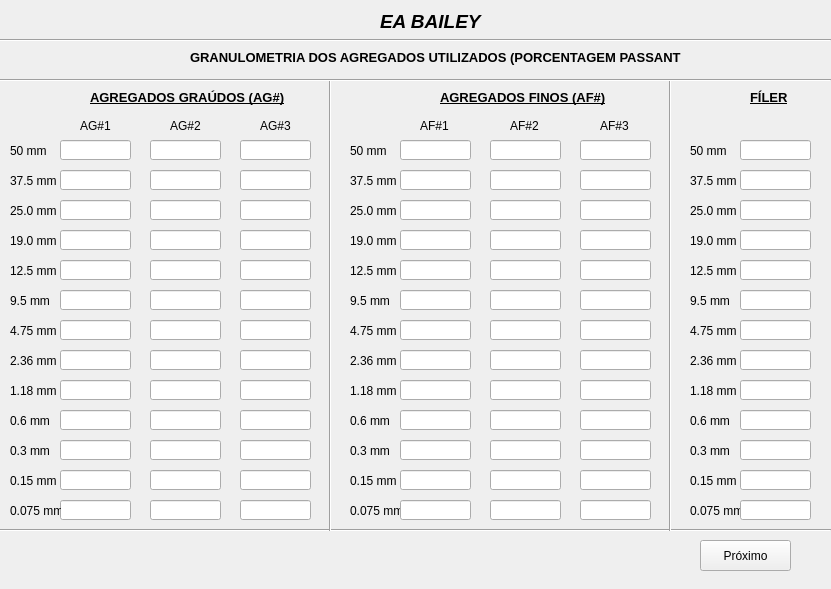
<?xml version="1.0" encoding="UTF-8"?>
<ui version="4.0">
 <class>MainWindow</class>
 <widget class="QMainWindow" name="MainWindow">
  <property name="geometry">
   <rect>
    <x>0</x>
    <y>0</y>
    <width>831</width>
    <height>589</height>
   </rect>
  </property>
  <property name="windowTitle">
   <string>Janela 01</string>
  </property>
  <widget class="QWidget" name="centralwidget">
   <widget class="QLineEdit" name="Pen_50AG1">
    <property name="geometry">
     <rect>
      <x>60</x>
      <y>140</y>
      <width>71</width>
      <height>20</height>
     </rect>
    </property>
   </widget>
   <widget class="QLineEdit" name="Pen_12AG1">
    <property name="geometry">
     <rect>
      <x>60</x>
      <y>260</y>
      <width>71</width>
      <height>20</height>
     </rect>
    </property>
   </widget>
   <widget class="QLabel" name="label_39">
    <property name="geometry">
     <rect>
      <x>10</x>
      <y>410</y>
      <width>51</width>
      <height>21</height>
     </rect>
    </property>
    <property name="text">
     <string>0.6 mm</string>
    </property>
   </widget>
   <widget class="QLabel" name="label_41">
    <property name="geometry">
     <rect>
      <x>10</x>
      <y>320</y>
      <width>51</width>
      <height>21</height>
     </rect>
    </property>
    <property name="text">
     <string>4.75 mm</string>
    </property>
   </widget>
   <widget class="QLineEdit" name="Pen_4AG1">
    <property name="geometry">
     <rect>
      <x>60</x>
      <y>320</y>
      <width>71</width>
      <height>20</height>
     </rect>
    </property>
   </widget>
   <widget class="QLabel" name="label_40">
    <property name="geometry">
     <rect>
      <x>10</x>
      <y>470</y>
      <width>51</width>
      <height>21</height>
     </rect>
    </property>
    <property name="text">
     <string>0.15 mm</string>
    </property>
   </widget>
   <widget class="QLineEdit" name="Pen_015AG1">
    <property name="geometry">
     <rect>
      <x>60</x>
      <y>470</y>
      <width>71</width>
      <height>20</height>
     </rect>
    </property>
   </widget>
   <widget class="QLineEdit" name="Pen_1AG1">
    <property name="geometry">
     <rect>
      <x>60</x>
      <y>380</y>
      <width>71</width>
      <height>20</height>
     </rect>
    </property>
   </widget>
   <widget class="QLineEdit" name="Pen_2AG1">
    <property name="geometry">
     <rect>
      <x>60</x>
      <y>350</y>
      <width>71</width>
      <height>20</height>
     </rect>
    </property>
   </widget>
   <widget class="QLineEdit" name="Pen_9AG1">
    <property name="geometry">
     <rect>
      <x>60</x>
      <y>290</y>
      <width>71</width>
      <height>20</height>
     </rect>
    </property>
   </widget>
   <widget class="QLabel" name="label_36">
    <property name="geometry">
     <rect>
      <x>10</x>
      <y>170</y>
      <width>61</width>
      <height>21</height>
     </rect>
    </property>
    <property name="text">
     <string>37.5 mm</string>
    </property>
   </widget>
   <widget class="QLabel" name="label_30">
    <property name="geometry">
     <rect>
      <x>10</x>
      <y>140</y>
      <width>51</width>
      <height>21</height>
     </rect>
    </property>
    <property name="text">
     <string>50 mm</string>
    </property>
   </widget>
   <widget class="QLabel" name="label_35">
    <property name="geometry">
     <rect>
      <x>10</x>
      <y>260</y>
      <width>61</width>
      <height>21</height>
     </rect>
    </property>
    <property name="text">
     <string>12.5 mm</string>
    </property>
   </widget>
   <widget class="QLabel" name="label_37">
    <property name="geometry">
     <rect>
      <x>10</x>
      <y>230</y>
      <width>51</width>
      <height>21</height>
     </rect>
    </property>
    <property name="text">
     <string>19.0 mm</string>
    </property>
   </widget>
   <widget class="QLabel" name="label_44">
    <property name="geometry">
     <rect>
      <x>10</x>
      <y>380</y>
      <width>51</width>
      <height>21</height>
     </rect>
    </property>
    <property name="text">
     <string>1.18 mm</string>
    </property>
   </widget>
   <widget class="QLabel" name="label_31">
    <property name="geometry">
     <rect>
      <x>10</x>
      <y>290</y>
      <width>51</width>
      <height>21</height>
     </rect>
    </property>
    <property name="text">
     <string>9.5 mm</string>
    </property>
   </widget>
   <widget class="QLineEdit" name="Pen_37AG1">
    <property name="geometry">
     <rect>
      <x>60</x>
      <y>170</y>
      <width>71</width>
      <height>20</height>
     </rect>
    </property>
   </widget>
   <widget class="QLineEdit" name="Pen_19AG1">
    <property name="geometry">
     <rect>
      <x>60</x>
      <y>230</y>
      <width>71</width>
      <height>20</height>
     </rect>
    </property>
   </widget>
   <widget class="QLineEdit" name="Pen_25AG1">
    <property name="geometry">
     <rect>
      <x>60</x>
      <y>200</y>
      <width>71</width>
      <height>20</height>
     </rect>
    </property>
   </widget>
   <widget class="QLabel" name="label_43">
    <property name="geometry">
     <rect>
      <x>10</x>
      <y>440</y>
      <width>61</width>
      <height>21</height>
     </rect>
    </property>
    <property name="text">
     <string>0.3 mm</string>
    </property>
   </widget>
   <widget class="QLabel" name="label_38">
    <property name="geometry">
     <rect>
      <x>10</x>
      <y>200</y>
      <width>51</width>
      <height>21</height>
     </rect>
    </property>
    <property name="text">
     <string>25.0 mm</string>
    </property>
   </widget>
   <widget class="QLineEdit" name="Pen_0075AG1">
    <property name="geometry">
     <rect>
      <x>60</x>
      <y>500</y>
      <width>71</width>
      <height>20</height>
     </rect>
    </property>
   </widget>
   <widget class="QLabel" name="label_45">
    <property name="geometry">
     <rect>
      <x>10</x>
      <y>500</y>
      <width>51</width>
      <height>21</height>
     </rect>
    </property>
    <property name="text">
     <string>0.075 mm</string>
    </property>
   </widget>
   <widget class="QLineEdit" name="Pen_03AG1">
    <property name="geometry">
     <rect>
      <x>60</x>
      <y>440</y>
      <width>71</width>
      <height>20</height>
     </rect>
    </property>
   </widget>
   <widget class="QLabel" name="label_42">
    <property name="geometry">
     <rect>
      <x>10</x>
      <y>350</y>
      <width>61</width>
      <height>21</height>
     </rect>
    </property>
    <property name="text">
     <string>2.36 mm</string>
    </property>
   </widget>
   <widget class="QLineEdit" name="Pen_06AG1">
    <property name="geometry">
     <rect>
      <x>60</x>
      <y>410</y>
      <width>71</width>
      <height>20</height>
     </rect>
    </property>
   </widget>
   <widget class="QLabel" name="label_69">
    <property name="geometry">
     <rect>
      <x>80</x>
      <y>110</y>
      <width>31</width>
      <height>31</height>
     </rect>
    </property>
    <property name="text">
     <string>AG#1</string>
    </property>
   </widget>
   <widget class="QLabel" name="label_70">
    <property name="geometry">
     <rect>
      <x>170</x>
      <y>110</y>
      <width>31</width>
      <height>31</height>
     </rect>
    </property>
    <property name="text">
     <string>AG#2</string>
    </property>
   </widget>
   <widget class="QLabel" name="label_71">
    <property name="geometry">
     <rect>
      <x>260</x>
      <y>110</y>
      <width>31</width>
      <height>31</height>
     </rect>
    </property>
    <property name="text">
     <string>AG#3</string>
    </property>
   </widget>
   <widget class="QLabel" name="label_32">
    <property name="geometry">
     <rect>
      <x>350</x>
      <y>140</y>
      <width>51</width>
      <height>21</height>
     </rect>
    </property>
    <property name="text">
     <string>50 mm</string>
    </property>
   </widget>
   <widget class="QLabel" name="label_46">
    <property name="geometry">
     <rect>
      <x>350</x>
      <y>230</y>
      <width>51</width>
      <height>21</height>
     </rect>
    </property>
    <property name="text">
     <string>19.0 mm</string>
    </property>
   </widget>
   <widget class="QLabel" name="label_47">
    <property name="geometry">
     <rect>
      <x>350</x>
      <y>200</y>
      <width>51</width>
      <height>21</height>
     </rect>
    </property>
    <property name="text">
     <string>25.0 mm</string>
    </property>
   </widget>
   <widget class="QLabel" name="label_48">
    <property name="geometry">
     <rect>
      <x>350</x>
      <y>350</y>
      <width>61</width>
      <height>21</height>
     </rect>
    </property>
    <property name="text">
     <string>2.36 mm</string>
    </property>
   </widget>
   <widget class="QLabel" name="label_49">
    <property name="geometry">
     <rect>
      <x>350</x>
      <y>170</y>
      <width>61</width>
      <height>21</height>
     </rect>
    </property>
    <property name="text">
     <string>37.5 mm</string>
    </property>
   </widget>
   <widget class="QLabel" name="label_50">
    <property name="geometry">
     <rect>
      <x>350</x>
      <y>500</y>
      <width>51</width>
      <height>21</height>
     </rect>
    </property>
    <property name="text">
     <string>0.075 mm</string>
    </property>
   </widget>
   <widget class="QLabel" name="label_51">
    <property name="geometry">
     <rect>
      <x>350</x>
      <y>470</y>
      <width>51</width>
      <height>21</height>
     </rect>
    </property>
    <property name="text">
     <string>0.15 mm</string>
    </property>
   </widget>
   <widget class="QLabel" name="label_72">
    <property name="geometry">
     <rect>
      <x>600</x>
      <y>110</y>
      <width>31</width>
      <height>31</height>
     </rect>
    </property>
    <property name="text">
     <string>AF#3</string>
    </property>
   </widget>
   <widget class="QLabel" name="label_52">
    <property name="geometry">
     <rect>
      <x>350</x>
      <y>260</y>
      <width>61</width>
      <height>21</height>
     </rect>
    </property>
    <property name="text">
     <string>12.5 mm</string>
    </property>
   </widget>
   <widget class="QLabel" name="label_53">
    <property name="geometry">
     <rect>
      <x>350</x>
      <y>380</y>
      <width>51</width>
      <height>21</height>
     </rect>
    </property>
    <property name="text">
     <string>1.18 mm</string>
    </property>
   </widget>
   <widget class="QLabel" name="label_54">
    <property name="geometry">
     <rect>
      <x>350</x>
      <y>410</y>
      <width>51</width>
      <height>21</height>
     </rect>
    </property>
    <property name="text">
     <string>0.6 mm</string>
    </property>
   </widget>
   <widget class="QLabel" name="label_73">
    <property name="geometry">
     <rect>
      <x>420</x>
      <y>110</y>
      <width>31</width>
      <height>31</height>
     </rect>
    </property>
    <property name="text">
     <string>AF#1</string>
    </property>
   </widget>
   <widget class="QLabel" name="label_74">
    <property name="geometry">
     <rect>
      <x>510</x>
      <y>110</y>
      <width>31</width>
      <height>31</height>
     </rect>
    </property>
    <property name="text">
     <string>AF#2</string>
    </property>
   </widget>
   <widget class="QLabel" name="label_55">
    <property name="geometry">
     <rect>
      <x>350</x>
      <y>320</y>
      <width>51</width>
      <height>21</height>
     </rect>
    </property>
    <property name="text">
     <string>4.75 mm</string>
    </property>
   </widget>
   <widget class="QLabel" name="label_33">
    <property name="geometry">
     <rect>
      <x>350</x>
      <y>290</y>
      <width>51</width>
      <height>21</height>
     </rect>
    </property>
    <property name="text">
     <string>9.5 mm</string>
    </property>
   </widget>
   <widget class="QLabel" name="label_56">
    <property name="geometry">
     <rect>
      <x>350</x>
      <y>440</y>
      <width>61</width>
      <height>21</height>
     </rect>
    </property>
    <property name="text">
     <string>0.3 mm</string>
    </property>
   </widget>
   <widget class="QLabel" name="label_57">
    <property name="geometry">
     <rect>
      <x>690</x>
      <y>410</y>
      <width>51</width>
      <height>21</height>
     </rect>
    </property>
    <property name="text">
     <string>0.6 mm</string>
    </property>
   </widget>
   <widget class="QLabel" name="label_58">
    <property name="geometry">
     <rect>
      <x>690</x>
      <y>380</y>
      <width>51</width>
      <height>21</height>
     </rect>
    </property>
    <property name="text">
     <string>1.18 mm</string>
    </property>
   </widget>
   <widget class="QLabel" name="label_34">
    <property name="geometry">
     <rect>
      <x>690</x>
      <y>140</y>
      <width>51</width>
      <height>21</height>
     </rect>
    </property>
    <property name="text">
     <string>50 mm</string>
    </property>
   </widget>
   <widget class="QLabel" name="label_59">
    <property name="geometry">
     <rect>
      <x>690</x>
      <y>290</y>
      <width>51</width>
      <height>21</height>
     </rect>
    </property>
    <property name="text">
     <string>9.5 mm</string>
    </property>
   </widget>
   <widget class="QLabel" name="label_60">
    <property name="geometry">
     <rect>
      <x>690</x>
      <y>200</y>
      <width>51</width>
      <height>21</height>
     </rect>
    </property>
    <property name="text">
     <string>25.0 mm</string>
    </property>
   </widget>
   <widget class="QLabel" name="label_61">
    <property name="geometry">
     <rect>
      <x>690</x>
      <y>320</y>
      <width>51</width>
      <height>21</height>
     </rect>
    </property>
    <property name="text">
     <string>4.75 mm</string>
    </property>
   </widget>
   <widget class="QLabel" name="label_62">
    <property name="geometry">
     <rect>
      <x>690</x>
      <y>350</y>
      <width>61</width>
      <height>21</height>
     </rect>
    </property>
    <property name="text">
     <string>2.36 mm</string>
    </property>
   </widget>
   <widget class="QLabel" name="label_63">
    <property name="geometry">
     <rect>
      <x>690</x>
      <y>170</y>
      <width>61</width>
      <height>21</height>
     </rect>
    </property>
    <property name="text">
     <string>37.5 mm</string>
    </property>
   </widget>
   <widget class="QLabel" name="label_64">
    <property name="geometry">
     <rect>
      <x>690</x>
      <y>470</y>
      <width>51</width>
      <height>21</height>
     </rect>
    </property>
    <property name="text">
     <string>0.15 mm</string>
    </property>
   </widget>
   <widget class="QLabel" name="label_65">
    <property name="geometry">
     <rect>
      <x>690</x>
      <y>500</y>
      <width>51</width>
      <height>21</height>
     </rect>
    </property>
    <property name="text">
     <string>0.075 mm</string>
    </property>
   </widget>
   <widget class="QLabel" name="label_66">
    <property name="geometry">
     <rect>
      <x>690</x>
      <y>230</y>
      <width>51</width>
      <height>21</height>
     </rect>
    </property>
    <property name="text">
     <string>19.0 mm</string>
    </property>
   </widget>
   <widget class="QLabel" name="label_67">
    <property name="geometry">
     <rect>
      <x>690</x>
      <y>260</y>
      <width>61</width>
      <height>21</height>
     </rect>
    </property>
    <property name="text">
     <string>12.5 mm</string>
    </property>
   </widget>
   <widget class="QLabel" name="label_68">
    <property name="geometry">
     <rect>
      <x>690</x>
      <y>440</y>
      <width>61</width>
      <height>21</height>
     </rect>
    </property>
    <property name="text">
     <string>0.3 mm</string>
    </property>
   </widget>
   <widget class="QLabel" name="label_26">
    <property name="geometry">
     <rect>
      <x>380</x>
      <y>10</y>
      <width>111</width>
      <height>21</height>
     </rect>
    </property>
    <property name="frameShadow">
     <enum>QFrame::Plain</enum>
    </property>
    <property name="text">
     <string>&lt;html&gt;&lt;head/&gt;&lt;body&gt;&lt;p&gt;&lt;span style=&quot; font-size:14pt; font-weight:600; font-style:italic;&quot;&gt;EA BAILEY&lt;/span&gt;&lt;/p&gt;&lt;/body&gt;&lt;/html&gt;</string>
    </property>
   </widget>
   <widget class="QLabel" name="label">
    <property name="geometry">
     <rect>
      <x>190</x>
      <y>50</y>
      <width>491</width>
      <height>16</height>
     </rect>
    </property>
    <property name="text">
     <string>&lt;html&gt;&lt;head/&gt;&lt;body&gt;&lt;p&gt;&lt;span style=&quot; font-size:10pt; font-weight:600;&quot;&gt;GRANULOMETRIA DOS AGREGADOS UTILIZADOS (PORCENTAGEM PASSANTE)&lt;/span&gt;&lt;/p&gt;&lt;/body&gt;&lt;/html&gt;</string>
    </property>
   </widget>
   <widget class="QLabel" name="label_2">
    <property name="geometry">
     <rect>
      <x>90</x>
      <y>90</y>
      <width>201</width>
      <height>16</height>
     </rect>
    </property>
    <property name="text">
     <string>&lt;html&gt;&lt;head/&gt;&lt;body&gt;&lt;p&gt;&lt;span style=&quot; font-size:10pt; font-weight:600; text-decoration: underline;&quot;&gt;AGREGADOS GRAÚDOS (AG#)&lt;/span&gt;&lt;/p&gt;&lt;/body&gt;&lt;/html&gt;</string>
    </property>
   </widget>
   <widget class="QLabel" name="label_3">
    <property name="geometry">
     <rect>
      <x>440</x>
      <y>90</y>
      <width>191</width>
      <height>16</height>
     </rect>
    </property>
    <property name="text">
     <string>&lt;html&gt;&lt;head/&gt;&lt;body&gt;&lt;p&gt;&lt;span style=&quot; font-size:10pt; font-weight:600; text-decoration: underline;&quot;&gt;AGREGADOS FINOS (AF#)&lt;/span&gt;&lt;/p&gt;&lt;/body&gt;&lt;/html&gt;</string>
    </property>
   </widget>
   <widget class="QLabel" name="label_4">
    <property name="geometry">
     <rect>
      <x>750</x>
      <y>90</y>
      <width>41</width>
      <height>16</height>
     </rect>
    </property>
    <property name="text">
     <string>&lt;html&gt;&lt;head/&gt;&lt;body&gt;&lt;p&gt;&lt;span style=&quot; font-size:10pt; font-weight:600; text-decoration: underline;&quot;&gt;FÍLER&lt;/span&gt;&lt;/p&gt;&lt;/body&gt;&lt;/html&gt;</string>
    </property>
   </widget>
   <widget class="QLineEdit" name="Pen_50AG2">
    <property name="geometry">
     <rect>
      <x>150</x>
      <y>140</y>
      <width>71</width>
      <height>20</height>
     </rect>
    </property>
   </widget>
   <widget class="QLineEdit" name="Pen_03AG2">
    <property name="geometry">
     <rect>
      <x>150</x>
      <y>440</y>
      <width>71</width>
      <height>20</height>
     </rect>
    </property>
   </widget>
   <widget class="QLineEdit" name="Pen_015AG2">
    <property name="geometry">
     <rect>
      <x>150</x>
      <y>470</y>
      <width>71</width>
      <height>20</height>
     </rect>
    </property>
   </widget>
   <widget class="QLineEdit" name="Pen_12AG2">
    <property name="geometry">
     <rect>
      <x>150</x>
      <y>260</y>
      <width>71</width>
      <height>20</height>
     </rect>
    </property>
   </widget>
   <widget class="QLineEdit" name="Pen_9AG2">
    <property name="geometry">
     <rect>
      <x>150</x>
      <y>290</y>
      <width>71</width>
      <height>20</height>
     </rect>
    </property>
   </widget>
   <widget class="QLineEdit" name="Pen_2AG2">
    <property name="geometry">
     <rect>
      <x>150</x>
      <y>350</y>
      <width>71</width>
      <height>20</height>
     </rect>
    </property>
   </widget>
   <widget class="QLineEdit" name="Pen_4AG2">
    <property name="geometry">
     <rect>
      <x>150</x>
      <y>320</y>
      <width>71</width>
      <height>20</height>
     </rect>
    </property>
   </widget>
   <widget class="QLineEdit" name="Pen_37AG2">
    <property name="geometry">
     <rect>
      <x>150</x>
      <y>170</y>
      <width>71</width>
      <height>20</height>
     </rect>
    </property>
   </widget>
   <widget class="QLineEdit" name="Pen_06AG2">
    <property name="geometry">
     <rect>
      <x>150</x>
      <y>410</y>
      <width>71</width>
      <height>20</height>
     </rect>
    </property>
   </widget>
   <widget class="QLineEdit" name="Pen_0075AG2">
    <property name="geometry">
     <rect>
      <x>150</x>
      <y>500</y>
      <width>71</width>
      <height>20</height>
     </rect>
    </property>
   </widget>
   <widget class="QLineEdit" name="Pen_25AG2">
    <property name="geometry">
     <rect>
      <x>150</x>
      <y>200</y>
      <width>71</width>
      <height>20</height>
     </rect>
    </property>
   </widget>
   <widget class="QLineEdit" name="Pen_1AG2">
    <property name="geometry">
     <rect>
      <x>150</x>
      <y>380</y>
      <width>71</width>
      <height>20</height>
     </rect>
    </property>
   </widget>
   <widget class="QLineEdit" name="Pen_19AG2">
    <property name="geometry">
     <rect>
      <x>150</x>
      <y>230</y>
      <width>71</width>
      <height>20</height>
     </rect>
    </property>
   </widget>
   <widget class="QLineEdit" name="Pen_50AG3">
    <property name="geometry">
     <rect>
      <x>240</x>
      <y>140</y>
      <width>71</width>
      <height>20</height>
     </rect>
    </property>
   </widget>
   <widget class="QLineEdit" name="Pen_03AG3">
    <property name="geometry">
     <rect>
      <x>240</x>
      <y>440</y>
      <width>71</width>
      <height>20</height>
     </rect>
    </property>
   </widget>
   <widget class="QLineEdit" name="Pen_015AG3">
    <property name="geometry">
     <rect>
      <x>240</x>
      <y>470</y>
      <width>71</width>
      <height>20</height>
     </rect>
    </property>
   </widget>
   <widget class="QLineEdit" name="Pen_12AG3">
    <property name="geometry">
     <rect>
      <x>240</x>
      <y>260</y>
      <width>71</width>
      <height>20</height>
     </rect>
    </property>
   </widget>
   <widget class="QLineEdit" name="Pen_9AG3">
    <property name="geometry">
     <rect>
      <x>240</x>
      <y>290</y>
      <width>71</width>
      <height>20</height>
     </rect>
    </property>
   </widget>
   <widget class="QLineEdit" name="Pen_2AG3">
    <property name="geometry">
     <rect>
      <x>240</x>
      <y>350</y>
      <width>71</width>
      <height>20</height>
     </rect>
    </property>
   </widget>
   <widget class="QLineEdit" name="Pen_4AG3">
    <property name="geometry">
     <rect>
      <x>240</x>
      <y>320</y>
      <width>71</width>
      <height>20</height>
     </rect>
    </property>
   </widget>
   <widget class="QLineEdit" name="Pen_37AG3">
    <property name="geometry">
     <rect>
      <x>240</x>
      <y>170</y>
      <width>71</width>
      <height>20</height>
     </rect>
    </property>
   </widget>
   <widget class="QLineEdit" name="Pen_06AG3">
    <property name="geometry">
     <rect>
      <x>240</x>
      <y>410</y>
      <width>71</width>
      <height>20</height>
     </rect>
    </property>
   </widget>
   <widget class="QLineEdit" name="Pen_0075AG3">
    <property name="geometry">
     <rect>
      <x>240</x>
      <y>500</y>
      <width>71</width>
      <height>20</height>
     </rect>
    </property>
   </widget>
   <widget class="QLineEdit" name="Pen_25AG3">
    <property name="geometry">
     <rect>
      <x>240</x>
      <y>200</y>
      <width>71</width>
      <height>20</height>
     </rect>
    </property>
   </widget>
   <widget class="QLineEdit" name="Pen_1AG3">
    <property name="geometry">
     <rect>
      <x>240</x>
      <y>380</y>
      <width>71</width>
      <height>20</height>
     </rect>
    </property>
   </widget>
   <widget class="QLineEdit" name="Pen_19AG3">
    <property name="geometry">
     <rect>
      <x>240</x>
      <y>230</y>
      <width>71</width>
      <height>20</height>
     </rect>
    </property>
   </widget>
   <widget class="QLineEdit" name="Pen_1AF1">
    <property name="geometry">
     <rect>
      <x>400</x>
      <y>380</y>
      <width>71</width>
      <height>20</height>
     </rect>
    </property>
   </widget>
   <widget class="QLineEdit" name="Pen_06AF1">
    <property name="geometry">
     <rect>
      <x>400</x>
      <y>410</y>
      <width>71</width>
      <height>20</height>
     </rect>
    </property>
   </widget>
   <widget class="QLineEdit" name="Pen_4AF1">
    <property name="geometry">
     <rect>
      <x>400</x>
      <y>320</y>
      <width>71</width>
      <height>20</height>
     </rect>
    </property>
   </widget>
   <widget class="QLineEdit" name="Pen_19AF1">
    <property name="geometry">
     <rect>
      <x>400</x>
      <y>230</y>
      <width>71</width>
      <height>20</height>
     </rect>
    </property>
   </widget>
   <widget class="QLineEdit" name="Pen_03AF1">
    <property name="geometry">
     <rect>
      <x>400</x>
      <y>440</y>
      <width>71</width>
      <height>20</height>
     </rect>
    </property>
   </widget>
   <widget class="QLineEdit" name="Pen_9AF1">
    <property name="geometry">
     <rect>
      <x>400</x>
      <y>290</y>
      <width>71</width>
      <height>20</height>
     </rect>
    </property>
   </widget>
   <widget class="QLineEdit" name="Pen_12AF1">
    <property name="geometry">
     <rect>
      <x>400</x>
      <y>260</y>
      <width>71</width>
      <height>20</height>
     </rect>
    </property>
   </widget>
   <widget class="QLineEdit" name="Pen_37AF1">
    <property name="geometry">
     <rect>
      <x>400</x>
      <y>170</y>
      <width>71</width>
      <height>20</height>
     </rect>
    </property>
   </widget>
   <widget class="QLineEdit" name="Pen_25AF1">
    <property name="geometry">
     <rect>
      <x>400</x>
      <y>200</y>
      <width>71</width>
      <height>20</height>
     </rect>
    </property>
   </widget>
   <widget class="QLineEdit" name="Pen_50AF1">
    <property name="geometry">
     <rect>
      <x>400</x>
      <y>140</y>
      <width>71</width>
      <height>20</height>
     </rect>
    </property>
   </widget>
   <widget class="QLineEdit" name="Pen_015AF1">
    <property name="geometry">
     <rect>
      <x>400</x>
      <y>470</y>
      <width>71</width>
      <height>20</height>
     </rect>
    </property>
   </widget>
   <widget class="QLineEdit" name="Pen_2AF1">
    <property name="geometry">
     <rect>
      <x>400</x>
      <y>350</y>
      <width>71</width>
      <height>20</height>
     </rect>
    </property>
   </widget>
   <widget class="QLineEdit" name="Pen_0075AF1">
    <property name="geometry">
     <rect>
      <x>400</x>
      <y>500</y>
      <width>71</width>
      <height>20</height>
     </rect>
    </property>
   </widget>
   <widget class="QLineEdit" name="Pen_4AF2">
    <property name="geometry">
     <rect>
      <x>490</x>
      <y>320</y>
      <width>71</width>
      <height>20</height>
     </rect>
    </property>
   </widget>
   <widget class="QLineEdit" name="Pen_9AF2">
    <property name="geometry">
     <rect>
      <x>490</x>
      <y>290</y>
      <width>71</width>
      <height>20</height>
     </rect>
    </property>
   </widget>
   <widget class="QLineEdit" name="Pen_03AF2">
    <property name="geometry">
     <rect>
      <x>490</x>
      <y>440</y>
      <width>71</width>
      <height>20</height>
     </rect>
    </property>
   </widget>
   <widget class="QLineEdit" name="Pen_015AF2">
    <property name="geometry">
     <rect>
      <x>490</x>
      <y>470</y>
      <width>71</width>
      <height>20</height>
     </rect>
    </property>
   </widget>
   <widget class="QLineEdit" name="Pen_06AF2">
    <property name="geometry">
     <rect>
      <x>490</x>
      <y>410</y>
      <width>71</width>
      <height>20</height>
     </rect>
    </property>
   </widget>
   <widget class="QLineEdit" name="Pen_19AF2">
    <property name="geometry">
     <rect>
      <x>490</x>
      <y>230</y>
      <width>71</width>
      <height>20</height>
     </rect>
    </property>
   </widget>
   <widget class="QLineEdit" name="Pen_0075AF2">
    <property name="geometry">
     <rect>
      <x>490</x>
      <y>500</y>
      <width>71</width>
      <height>20</height>
     </rect>
    </property>
   </widget>
   <widget class="QLineEdit" name="Pen_37AF2">
    <property name="geometry">
     <rect>
      <x>490</x>
      <y>170</y>
      <width>71</width>
      <height>20</height>
     </rect>
    </property>
   </widget>
   <widget class="QLineEdit" name="Pen_25AF2">
    <property name="geometry">
     <rect>
      <x>490</x>
      <y>200</y>
      <width>71</width>
      <height>20</height>
     </rect>
    </property>
   </widget>
   <widget class="QLineEdit" name="Pen_1AF2">
    <property name="geometry">
     <rect>
      <x>490</x>
      <y>380</y>
      <width>71</width>
      <height>20</height>
     </rect>
    </property>
   </widget>
   <widget class="QLineEdit" name="Pen_12AF2">
    <property name="geometry">
     <rect>
      <x>490</x>
      <y>260</y>
      <width>71</width>
      <height>20</height>
     </rect>
    </property>
   </widget>
   <widget class="QLineEdit" name="Pen_50AF2">
    <property name="geometry">
     <rect>
      <x>490</x>
      <y>140</y>
      <width>71</width>
      <height>20</height>
     </rect>
    </property>
   </widget>
   <widget class="QLineEdit" name="Pen_2AF2">
    <property name="geometry">
     <rect>
      <x>490</x>
      <y>350</y>
      <width>71</width>
      <height>20</height>
     </rect>
    </property>
   </widget>
   <widget class="QLineEdit" name="Pen_4AF3">
    <property name="geometry">
     <rect>
      <x>580</x>
      <y>320</y>
      <width>71</width>
      <height>20</height>
     </rect>
    </property>
   </widget>
   <widget class="QLineEdit" name="Pen_9AF3">
    <property name="geometry">
     <rect>
      <x>580</x>
      <y>290</y>
      <width>71</width>
      <height>20</height>
     </rect>
    </property>
   </widget>
   <widget class="QLineEdit" name="Pen_03AF3">
    <property name="geometry">
     <rect>
      <x>580</x>
      <y>440</y>
      <width>71</width>
      <height>20</height>
     </rect>
    </property>
   </widget>
   <widget class="QLineEdit" name="Pen_015AF3">
    <property name="geometry">
     <rect>
      <x>580</x>
      <y>470</y>
      <width>71</width>
      <height>20</height>
     </rect>
    </property>
   </widget>
   <widget class="QLineEdit" name="Pen_06AF3">
    <property name="geometry">
     <rect>
      <x>580</x>
      <y>410</y>
      <width>71</width>
      <height>20</height>
     </rect>
    </property>
   </widget>
   <widget class="QLineEdit" name="Pen_19AF3">
    <property name="geometry">
     <rect>
      <x>580</x>
      <y>230</y>
      <width>71</width>
      <height>20</height>
     </rect>
    </property>
   </widget>
   <widget class="QLineEdit" name="Pen_0075AF3">
    <property name="geometry">
     <rect>
      <x>580</x>
      <y>500</y>
      <width>71</width>
      <height>20</height>
     </rect>
    </property>
   </widget>
   <widget class="QLineEdit" name="Pen_37AF3">
    <property name="geometry">
     <rect>
      <x>580</x>
      <y>170</y>
      <width>71</width>
      <height>20</height>
     </rect>
    </property>
   </widget>
   <widget class="QLineEdit" name="Pen_25AF3">
    <property name="geometry">
     <rect>
      <x>580</x>
      <y>200</y>
      <width>71</width>
      <height>20</height>
     </rect>
    </property>
   </widget>
   <widget class="QLineEdit" name="Pen_1AF3">
    <property name="geometry">
     <rect>
      <x>580</x>
      <y>380</y>
      <width>71</width>
      <height>20</height>
     </rect>
    </property>
   </widget>
   <widget class="QLineEdit" name="Pen_12AF3">
    <property name="geometry">
     <rect>
      <x>580</x>
      <y>260</y>
      <width>71</width>
      <height>20</height>
     </rect>
    </property>
   </widget>
   <widget class="QLineEdit" name="Pen_50AF3">
    <property name="geometry">
     <rect>
      <x>580</x>
      <y>140</y>
      <width>71</width>
      <height>20</height>
     </rect>
    </property>
   </widget>
   <widget class="QLineEdit" name="Pen_2AF3">
    <property name="geometry">
     <rect>
      <x>580</x>
      <y>350</y>
      <width>71</width>
      <height>20</height>
     </rect>
    </property>
   </widget>
   <widget class="QLineEdit" name="Pen_4F">
    <property name="geometry">
     <rect>
      <x>740</x>
      <y>320</y>
      <width>71</width>
      <height>20</height>
     </rect>
    </property>
   </widget>
   <widget class="QLineEdit" name="Pen_19F">
    <property name="geometry">
     <rect>
      <x>740</x>
      <y>230</y>
      <width>71</width>
      <height>20</height>
     </rect>
    </property>
   </widget>
   <widget class="QLineEdit" name="Pen_2F">
    <property name="geometry">
     <rect>
      <x>740</x>
      <y>350</y>
      <width>71</width>
      <height>20</height>
     </rect>
    </property>
   </widget>
   <widget class="QLineEdit" name="Pen_25F">
    <property name="geometry">
     <rect>
      <x>740</x>
      <y>200</y>
      <width>71</width>
      <height>20</height>
     </rect>
    </property>
   </widget>
   <widget class="QLineEdit" name="Pen_015F">
    <property name="geometry">
     <rect>
      <x>740</x>
      <y>470</y>
      <width>71</width>
      <height>20</height>
     </rect>
    </property>
   </widget>
   <widget class="QLineEdit" name="Pen_1F">
    <property name="geometry">
     <rect>
      <x>740</x>
      <y>380</y>
      <width>71</width>
      <height>20</height>
     </rect>
    </property>
   </widget>
   <widget class="QLineEdit" name="Pen_37F">
    <property name="geometry">
     <rect>
      <x>740</x>
      <y>170</y>
      <width>71</width>
      <height>20</height>
     </rect>
    </property>
   </widget>
   <widget class="QLineEdit" name="Pen_50F">
    <property name="geometry">
     <rect>
      <x>740</x>
      <y>140</y>
      <width>71</width>
      <height>20</height>
     </rect>
    </property>
   </widget>
   <widget class="QLineEdit" name="Pen_12F">
    <property name="geometry">
     <rect>
      <x>740</x>
      <y>260</y>
      <width>71</width>
      <height>20</height>
     </rect>
    </property>
   </widget>
   <widget class="QLineEdit" name="Pen_9F">
    <property name="geometry">
     <rect>
      <x>740</x>
      <y>290</y>
      <width>71</width>
      <height>20</height>
     </rect>
    </property>
   </widget>
   <widget class="QLineEdit" name="Pen_06F">
    <property name="geometry">
     <rect>
      <x>740</x>
      <y>410</y>
      <width>71</width>
      <height>20</height>
     </rect>
    </property>
   </widget>
   <widget class="QLineEdit" name="Pen_0075F">
    <property name="geometry">
     <rect>
      <x>740</x>
      <y>500</y>
      <width>71</width>
      <height>20</height>
     </rect>
    </property>
   </widget>
   <widget class="QLineEdit" name="Pen_03F">
    <property name="geometry">
     <rect>
      <x>740</x>
      <y>440</y>
      <width>71</width>
      <height>20</height>
     </rect>
    </property>
   </widget>
   <widget class="QPushButton" name="btnNext_G">
    <property name="geometry">
     <rect>
      <x>700</x>
      <y>540</y>
      <width>91</width>
      <height>31</height>
     </rect>
    </property>
    <property name="text">
     <string>Próximo</string>
    </property>
   </widget>
   <widget class="Line" name="line">
    <property name="geometry">
     <rect>
      <x>0</x>
      <y>30</y>
      <width>831</width>
      <height>20</height>
     </rect>
    </property>
    <property name="orientation">
     <enum>Qt::Horizontal</enum>
    </property>
   </widget>
   <widget class="Line" name="line_2">
    <property name="geometry">
     <rect>
      <x>0</x>
      <y>520</y>
      <width>831</width>
      <height>20</height>
     </rect>
    </property>
    <property name="orientation">
     <enum>Qt::Horizontal</enum>
    </property>
   </widget>
   <widget class="Line" name="line_3">
    <property name="geometry">
     <rect>
      <x>320</x>
      <y>80</y>
      <width>20</width>
      <height>451</height>
     </rect>
    </property>
    <property name="orientation">
     <enum>Qt::Vertical</enum>
    </property>
   </widget>
   <widget class="Line" name="line_4">
    <property name="geometry">
     <rect>
      <x>660</x>
      <y>80</y>
      <width>20</width>
      <height>451</height>
     </rect>
    </property>
    <property name="orientation">
     <enum>Qt::Vertical</enum>
    </property>
   </widget>
   <widget class="Line" name="line_5">
    <property name="geometry">
     <rect>
      <x>0</x>
      <y>70</y>
      <width>831</width>
      <height>20</height>
     </rect>
    </property>
    <property name="orientation">
     <enum>Qt::Horizontal</enum>
    </property>
   </widget>
  </widget>
 </widget>
 <resources/>
 <connections/>
</ui>
